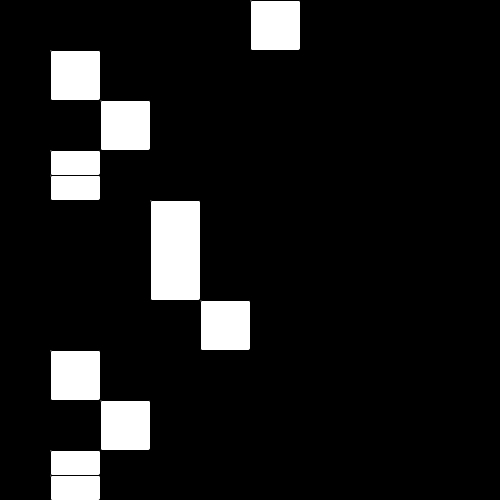
Frame 1 (no input)
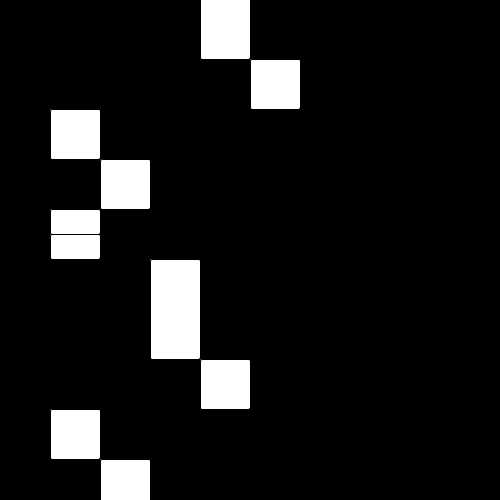
Frame 60 (the mouse pressed at the canvas centre just before this capture)
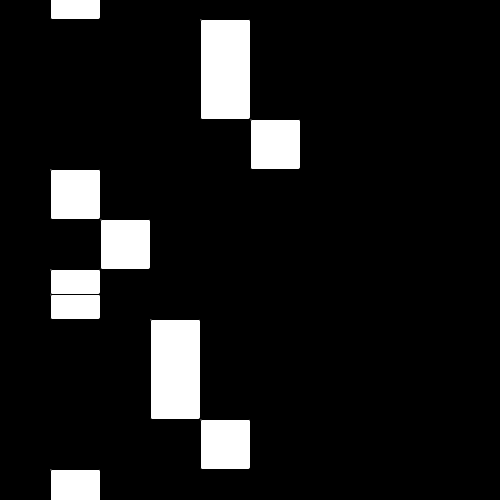
Frame 120 (the mouse held since frame 60 and released just before this capture)

The Processing sketch that drew these frames (run headless with seeded random() and noise(); from frame 60 on, the mouse is pressed at the canvas centre):

// Processing sketch: s003_happy_birthday
// ── s003_happy_birthday.pde
int[][] config = {
  {1, 1},
  {1, 1},
  {2, 1 * 2},
  {1, 1 * 2},
  {4, 1 * 2},
  {3, 1 * 4},

  {1, 1},
  {1, 1},
  {2, 1 * 2},
  {1, 1 * 2},
  {5, 1 * 2},
  {4, 1 * 4},

  {1, 1},
  {1, 1},
  {8, 1 * 2},
  {6, 1 * 2},
  {4, 1 * 2},
  {3, 1 * 2},
  {2, 1 * 3},

  {7, 1},
  {7, 1},
  {6, 1 * 2},
  {4, 1 * 2},
  {5, 1 * 2},
  {4, 1 * 6},
};


void setup() {
  size(500, 500);
}

int tj = 0;
//int v_height = 5000;

void draw() {
    background(0);
    translate(0, tj);
    tj += 1;

    int j = height;
    int block_width = width / 10; 
    for (int i = 0; i < config.length; i++) {
      int block_height = 25 * config[i][1];
      j -= block_height;
      rect(block_width * config[i][0], j, block_width, block_height, 2);
    }
    for (int i = 0; i < config.length; i++) {
      int block_height = 25 * config[i][1];
      j -= block_height;
      rect(block_width * config[i][0], j, block_width, block_height, 2);
    }
    for (int i = 0; i < config.length; i++) {
      int block_height = 25 * config[i][1];
      j -= block_height;
      rect(block_width * config[i][0], j, block_width, block_height, 2);
    }
    for (int i = 0; i < config.length; i++) {
      int block_height = 25 * config[i][1];
      j -= block_height;
      rect(block_width * config[i][0], j, block_width, block_height, 2);
    }
    for (int i = 0; i < config.length; i++) {
      int block_height = 25 * config[i][1];
      j -= block_height;
      rect(block_width * config[i][0], j, block_width, block_height, 2);
    }

    delay(10);
}
